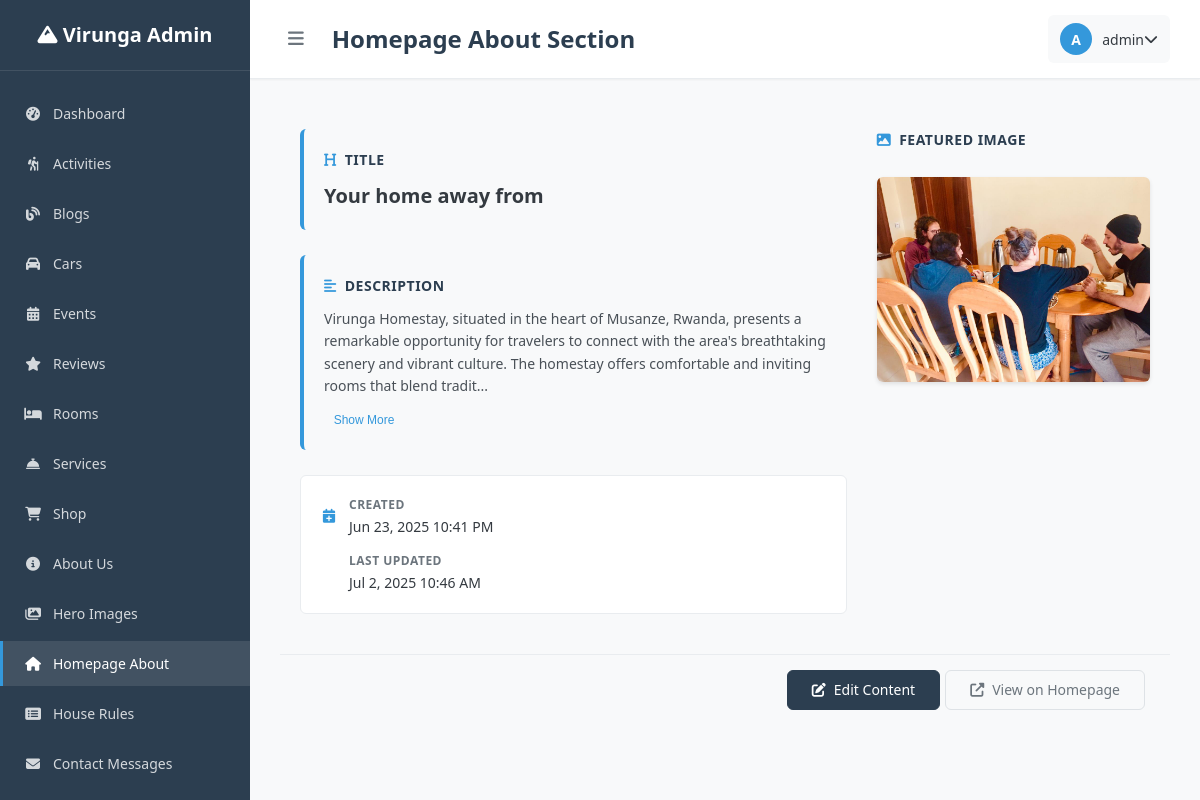
The page /admin/pages/homepage-about/index.php (signed in) on the database its author committed.
### tables this page shows
CREATE TABLE `homepage_about` (
  `id` int(11) NOT NULL,
  `title` varchar(255) NOT NULL,
  `description` text NOT NULL,
  `image` varchar(500) NOT NULL,
  `created_at` timestamp NOT NULL DEFAULT current_timestamp(),
  `updated_at` timestamp NOT NULL DEFAULT current_timestamp() ON UPDATE current_timestamp()
);

### admin/backend/api/utils/auth_middleware.php (called while the page is built, shortened)
<?php
function isAuthenticated() {
    return isset($_SESSION['admin_user_id']) &&
           isset($_SESSION['admin_username']) &&
           !empty($_SESSION['admin_user_id']);
}
function getCurrentUser() {
    require_once __DIR__ . '/../../database/connection.php';
    $user_id = $_SESSION['admin_user_id'];
    $query = "SELECT id, username, email, full_name, role, status, last_login
              FROM admin_users
              WHERE id = ? AND status = 'active'";
    $user = getSingleRow($query, 'i', [$user_id]);
    return $user;
}
?>

### admin/backend/database/connection.php (called while the page is built, shortened)
<?php
$conn = null;
function getConnection() {
    global $conn;
    if ($conn && !$conn->connect_error) {
        return $conn;
    }
    $db_config = [
        'host' => 'localhost',
        'username' => 'root',
        'password' => '',
        'database' => 'homestay',
        'charset' => 'utf8mb4'
    ];
    $conn = new mysqli(
        $db_config['host'],
        $db_config['username'],
        $db_config['password'],
        $db_config['database']
    );
    $conn->query("SET sql_mode = 'STRICT_TRANS_TABLES,ERROR_FOR_DIVISION_BY_ZERO,NO_AUTO_CREATE_USER,NO_ENGINE_SUBSTITUTION'");
    return $conn;
}
function executeQuery($query, $types = '', $params = []) {
    $conn = getConnection();
    $stmt = $conn->prepare($query);
    if (!empty($params)) {
        $stmt->bind_param($types, ...$params);
    }
    if (!$stmt->execute()) {
        error_log("Query execution failed: " . $stmt->error);
        return false;
    }
    $result = $stmt->get_result();
    return $result;
}
function getSingleRow($query, $types = '', $params = []) {
    $result = executeQuery($query, $types, $params);
    if ($result && $result->num_rows > 0) {
        return $result->fetch_assoc();
    }
    return null;
}
?>

### admin/pages/homepage-about/index.php (the view, shortened to what this page needs)
<?php
require_once '../../backend/api/utils/auth_middleware.php';
require_once '../../backend/database/connection.php';
$current_user = getCurrentUser();
$homepage_about = null;
$query = "SELECT * FROM homepage_about ORDER BY id DESC LIMIT 1";
$result = executeQuery($query);
if ($result && $result->num_rows > 0) {
    $homepage_about = $result->fetch_assoc();
}
?>
<!DOCTYPE html>
<html lang="en">
<head>
    <link rel="stylesheet" href="../../assets/css/dashboard.css">
    <link rel="stylesheet" href="../../assets/css/tables.css">
    <link rel="stylesheet" href="../../assets/css/forms.css">
    <link rel="stylesheet" href="../../assets/css/components.css">
    <link rel="stylesheet" href="../../assets/css/responsive.css">
    <link rel="stylesheet" href="https://cdnjs.cloudflare.com/ajax/libs/font-awesome/6.4.0/css/all.min.css">
</head>
<body>
    <div class="admin-wrapper">
        <?php include '../includes/sidebar.php'; ?>
        <main class="admin-main">
            <header class="admin-header">
                <div class="header-left">
                    <button class="sidebar-toggle">
                        <i class="fas fa-bars"></i>
                    </button>
                    <h1 class="page-title">Homepage About Section</h1>
                </div>
                <div class="header-right">
                    <div class="user-dropdown">
                        <div class="user-info">
                            <div class="user-avatar">
                                <?= strtoupper(substr($current_user['username'], 0, 1)) ?>
                            </div>
                            <span class="user-name"><?= htmlspecialchars($current_user['username']) ?></span>
                            <i class="fas fa-chevron-down"></i>
                        </div>
                    </div>
                </div>
            </header>
            <div class="admin-content">
                <?php if ($homepage_about): ?>
                    <div class="content-card">
                        <div class="card-body">
                            <div class="content-preview-grid">
                                <div class="content-info">
                                    <div class="content-section">
                                        <div class="section-label">
                                            <i class="fas fa-heading"></i>
                                            <span>Title</span>
                                        </div>
                                        <h4 class="content-title-display">
                                            <?php echo htmlspecialchars($homepage_about['title']); ?></h4>
                                    </div>
                                    <div class="content-section">
                                        <div class="section-label">
                                            <i class="fas fa-align-left"></i>
                                            <span>Description</span>
                                        </div>
                                        <div class="content-text description-preview">
                                            <?php
                                            $description = htmlspecialchars($homepage_about['description']);
                                            if (strlen($description) > 250) {
                                                echo '<p>' . substr($description, 0, 250) . '...</p>';
                                                echo '<button class="btn btn-link btn-sm show-more" onclick="toggleDescription()">Show More</button>';
                                            } else {
                                                echo '<p>' . nl2br($description) . '</p>';
                                            }
                                            ?>
                                        </div>
                                    </div>
                                    <div class="content-metadata">
                                        <div class="metadata-grid">
                                            <div class="metadata-item">
                                                <i class="fas fa-calendar-plus"></i>
                                                <div class="metadata-content">
                                                    <span class="metadata-label">Created</span>
                                                    <span
                                                        class="metadata-value"><?php echo date('M j, Y g:i A', strtotime($homepage_about['created_at'])); ?></span>
                                                </div>
                                            </div>
                                            <div class="metadata-item">
                                                <div class="metadata-content">
                                                    <span class="metadata-label">Last Updated</span>
                                                    <span
                                                        class="metadata-value"><?php echo date('M j, Y g:i A', strtotime($homepage_about['updated_at'])); ?></span>
                                                </div>
                                            </div>
                                        </div>
                                    </div>
                                </div>
                                <?php if (!empty($homepage_about['image'])): ?>
                                    <div class="content-image-section">
                                        <div class="section-label">
                                            <i class="fas fa-image"></i>
                                            <span>Featured Image</span>
                                        </div>
                                        <div class="image-container">
                                            <img src="/homestay/uploads/homeabout/<?php echo htmlspecialchars($homepage_about['image']); ?>"
                                                alt="Homepage about image" class="content-image">
                                        </div>
                                    </div>
                                <?php endif; ?>
                            </div>
                        </div>
                        <div class="card-footer">
                            <div class="action-buttons">
                                <a href="edit.php?id=<?php echo $homepage_about['id']; ?>" class="btn btn-primary">
                                    <i class="fas fa-edit"></i> Edit Content
                                </a>
                                <a href="../../../" target="_blank" class="btn btn-outline-secondary">
                                    <i class="fas fa-external-link-alt"></i> View on Homepage
                                </a>
                            </div>
                        </div>
                    </div>
                <?php endif; ?>
            </div>
        </main>
    </div>
</body>
</html>

### admin/assets/css/dashboard.css (style rules this page uses)
:root { --primary-color: #2c3e50; --secondary-color: #3498db; --success-color: #27ae60; --warning-color: #f39c12; --danger-color: #e74c3c; --light-color: #ecf0f1; --dark-color: #34495e; --white: #ffffff; --gray-100: #f8f9fa; --gray-200: #e9ecef; --gray-300: #dee2e6; --gray-400: #ced4da; --gray-500: #adb5bd; --gray-600: #6c757d; --gray-700: #495057; --gray-800: #343a40; --gray-900: #212529; --font-family-sans-serif: 'Segoe UI', Tahoma, Geneva, Verdana, sans-serif; --font-size-base: 14px; --line-height-base: 1.5; --border-radius: 6px; --border-radius-sm: 4px; --border-radius-lg: 8px; --box-shadow: 0 2px 4px rgba(0,0,0,0.1); --box-shadow-sm: 0 1px 2px rgba(0,0,0,0.05); --box-shadow-lg: 0 4px 8px rgba(0,0,0,0.15); --transition: all 0.3s ease; }
* { margin: 0; padding: 0; box-sizing: border-box; }
body { font-family: var(--font-family-sans-serif); font-size: var(--font-size-base); line-height: var(--line-height-base); color: var(--gray-800); background-color: var(--gray-100); }
.admin-wrapper { display: flex; min-height: 100vh; }
.admin-main { flex: 1; margin-left: 250px; transition: var(--transition); }
.admin-header { background-color: var(--white); border-bottom: 1px solid var(--gray-200); padding: 15px 30px; display: flex; justify-content: space-between; align-items: center; box-shadow: var(--box-shadow-sm); }
.header-left { display: flex; align-items: center; }
.sidebar-toggle { background: none; border: none; font-size: 18px; color: var(--gray-600); cursor: pointer; margin-right: 20px; padding: 8px; border-radius: var(--border-radius); transition: var(--transition); }
.page-title { font-size: 24px; font-weight: 600; color: var(--primary-color); margin: 0; }
.header-right { display: flex; align-items: center; gap: 15px; }
.user-dropdown { position: relative; }
.user-info { display: flex; align-items: center; padding: 8px 12px; background-color: var(--gray-100); border-radius: var(--border-radius); cursor: pointer; transition: var(--transition); }
.user-avatar { width: 32px; height: 32px; border-radius: 50%; background-color: var(--secondary-color); display: flex; align-items: center; justify-content: center; color: var(--white); font-weight: bold; margin-right: 10px; }
.user-name { font-weight: 500; color: var(--gray-800); }
.admin-content { padding: 30px; min-height: calc(100vh - 80px); }
.card-body { padding: 25px; }
.card-footer { padding: 15px 25px; border-top: 1px solid var(--gray-200); background-color: var(--gray-50); }

### admin/assets/css/tables.css (style rules this page uses)
.action-buttons { display: flex; gap: 5px; justify-content: flex-end; }

### admin/assets/css/forms.css (style rules this page uses)
.btn { display: inline-flex; align-items: center; justify-content: center; padding: 12px 24px; font-size: 14px; font-weight: 500; line-height: 1; text-align: center; text-decoration: none; border: 1px solid transparent; border-radius: var(--border-radius); cursor: pointer; transition: var(--transition); min-width: 120px; }
.btn i { margin-right: 8px; }
.btn-primary { color: var(--white); background-color: var(--primary-color); border-color: var(--primary-color); }
.btn-outline-secondary { color: var(--secondary-color); background-color: transparent; border-color: var(--secondary-color); }
.btn-sm { padding: 8px 16px; font-size: 12px; min-width: 80px; }

### admin/assets/css/components.css (style rules this page uses)
.card-body { padding: 20px; }

### admin/assets/css/responsive.css (style rules this page uses)
@media (min-width: 992px) { .action-buttons { grid-template-columns: repeat(4, 1fr); } }

### rows shown on the page
homepage_about: title "Your home away from", description "Virunga Homestay, situated in the heart of Musanze, Rwanda, presents a remarkable opportunity for travelers to connect with the area's breathtaking scenery and vibrant culture. The homestay offers comfortable and inviting rooms that blend tradit", created_at "Jun 23, 2025 10:41 PM", updated_at "Jul 2, 2025 10:46 AM", image (picture)

### other values the page prints
substr($current_user['username'], 0, 1) "A"
$current_user['username'] "admin"
